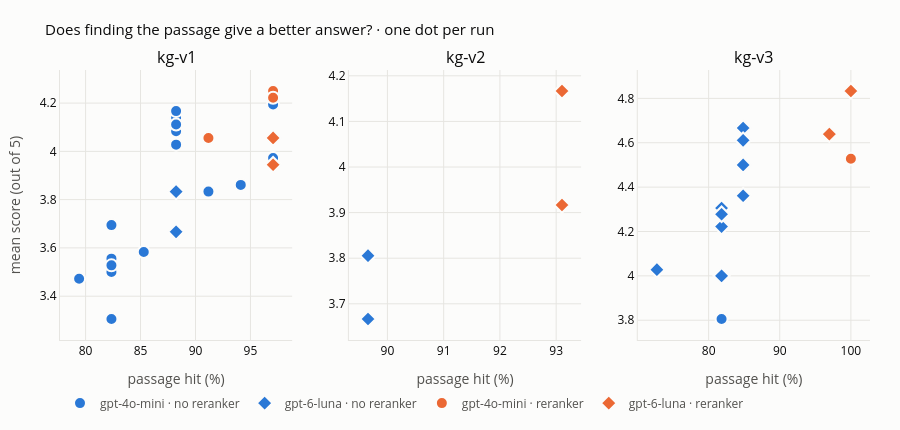

Notebook cell for this chart:
### Markdown cell above
### Passage hit against score

Does retrieving the answering passage translate into a better answer? Dots far below the trend found the passage and still answered poorly — an answering problem, not a retrieval one.

### Code cell
def passage_vs_score() -> go.Figure:
    fig = make_subplots(rows=1, cols=len(QUESTION_SETS), subplot_titles=QUESTION_SETS, horizontal_spacing=0.07)
    shown = set()
    for col, version in enumerate(QUESTION_SETS, start=1):
        panel = runs_all[runs_all["question_set"] == version]
        for (reranked, llm), group in panel.groupby(["reranked", "llm"]):
            key = (reranked, llm)
            fig.add_trace(go.Scatter(
                x=100 * group["passage_rate"], y=group["score"], mode="markers",
                marker=dict(color=RERANK_COLOR[reranked], symbol=MODEL_SYMBOL.get(llm, "square"), size=12,
                            line=dict(color=SURFACE, width=2)),
                name=f"{llm} · {'reranker' if reranked else 'no reranker'}", legendgroup=str(key),
                showlegend=key not in shown, customdata=group[["config", "passages", "with_quotes"]],
                hovertemplate="%{customdata[0]}<br>passages %{customdata[1]}/%{customdata[2]} · score %{y:.2f}<extra></extra>",
            ), row=1, col=col)
            shown.add(key)
        fig.update_xaxes(title_text="passage hit (%)", row=1, col=col)
    fig.update_yaxes(title_text="mean score (out of 5)", row=1, col=1)
    fig.update_layout(title=dict(text="Does finding the passage give a better answer? · one dot per run", font_size=15))
    return styled(fig, 430)


passage_vs_score().show()

### Figure 1 — Plotly figure (JSON) as saved in the notebook; plotly's stock layout.template omitted (floating-point values rounded to 4 significant figures)
{"data": [{"customdata": [["gpt-4o-mini · text-embedding-3-small · 1000/200 · k=5 · no reranker", 29, 34], ["gpt-4o-mini · text-embedding-3-small · 1000/200 · k=7 · no reranker", 30, 34], ["gpt-4o-mini · text-embedding-3-small · 1000/200 · k=10 · no reranker", 30, 34], ["gpt-4o-mini · text-embedding-3-small · 1000/200 · k=20 · no reranker", 33, 34], ["gpt-4o-mini · text-embedding-3-small · 1000/200 · k=7 · no reranker", 30, 34], ["gpt-4o-mini · text-embedding-3-small · 500/100 · k=7 · no reranker", 28, 34], ["gpt-4o-mini · text-embedding-3-small · 1500/300 · k=7 · no reranker", 28, 34], ["gpt-4o-mini · text-embedding-3-small · 1000/200 · k=7 · no reranker", 30, 34], ["gpt-4o-mini · text-embedding-3-small · 500/100 · k=7 · no reranker", 28, 34], ["gpt-4o-mini · text-embedding-3-small · 1500/300 · k=7 · no reranker", 28, 34], ["gpt-4o-mini · text-embedding-3-small · 1000/200 · k=10 · no reranker", 30, 34], ["gpt-4o-mini · text-embedding-3-small · 500/100 · k=10 · no reranker", 27, 34], ["gpt-4o-mini · text-embedding-3-small · 1500/300 · k=10 · no reranker", 31, 34], ["gpt-4o-mini · text-embedding-3-small · 1000/200 · k=20 · no reranker", 33, 34], ["gpt-4o-mini · text-embedding-3-small · 500/100 · k=20 · no reranker", 28, 34], ["gpt-4o-mini · text-embedding-3-small · 1500/300 · k=20 · no reranker", 32, 34]], "hovertemplate": "%{customdata[0]}<br>passages %{customdata[1]}/%{customdata[2]} · score %{y:.2f}<extra></extra>", "legendgroup": "(False, 'gpt-4o-mini')", "marker": {"color": "#2a78d6", "line": {"color": "#fcfcfb", "width": 2}, "size": 12, "symbol": "circle"}, "mode": "markers", "name": "gpt-4o-mini · no reranker", "showlegend": true, "type": "scatter", "x": [85.29, 88.24, 88.24, 97.06, 88.24, 82.35, 82.35, 88.24, 82.35, 82.35, 88.24, 79.41, 91.18, 97.06, 82.35, 94.12], "xaxis": "x", "y": [3.583, 4.083, 4.139, 3.972, 4.167, 3.306, 3.5, 4.028, 3.556, 3.528, 4.111, 3.472, 3.833, 4.194, 3.694, 3.861], "yaxis": "y"}, {"customdata": [["gpt-6-luna · text-embedding-3-small · 1000/200 · k=7 · no reranker", 30, 34], ["gpt-6-luna · text-embedding-3-small · 1000/200 · k=7 · no reranker", 30, 34]], "hovertemplate": "%{customdata[0]}<br>passages %{customdata[1]}/%{customdata[2]} · score %{y:.2f}<extra></extra>", "legendgroup": "(False, 'gpt-6-luna')", "marker": {"color": "#2a78d6", "line": {"color": "#fcfcfb", "width": 2}, "size": 12, "symbol": "diamond"}, "mode": "markers", "name": "gpt-6-luna · no reranker", "showlegend": true, "type": "scatter", "x": [88.24, 88.24], "xaxis": "x", "y": [3.667, 3.833], "yaxis": "y"}, {"customdata": [["gpt-4o-mini · text-embedding-3-small · 1000/200 · k=5 · rerank-3-lite", 31, 34], ["gpt-4o-mini · text-embedding-3-small · 1000/200 · k=7 · rerank-3-lite", 33, 34], ["gpt-4o-mini · text-embedding-3-small · 1000/200 · k=10 · rerank-3-lite", 33, 34]], "hovertemplate": "%{customdata[0]}<br>passages %{customdata[1]}/%{customdata[2]} · score %{y:.2f}<extra></extra>", "legendgroup": "(True, 'gpt-4o-mini')", "marker": {"color": "#eb6834", "line": {"color": "#fcfcfb", "width": 2}, "size": 12, "symbol": "circle"}, "mode": "markers", "name": "gpt-4o-mini · reranker", "showlegend": true, "type": "scatter", "x": [91.18, 97.06, 97.06], "xaxis": "x", "y": [4.056, 4.25, 4.222], "yaxis": "y"}, {"customdata": [["gpt-6-luna · text-embedding-3-small · 1000/200 · k=7 · rerank-3-lite", 33, 34], ["gpt-6-luna · text-embedding-3-small · 1000/200 · k=7 · rerank-3-lite", 33, 34]], "hovertemplate": "%{customdata[0]}<br>passages %{customdata[1]}/%{customdata[2]} · score %{y:.2f}<extra></extra>", "legendgroup": "(True, 'gpt-6-luna')", "marker": {"color": "#eb6834", "line": {"color": "#fcfcfb", "width": 2}, "size": 12, "symbol": "diamond"}, "mode": "markers", "name": "gpt-6-luna · reranker", "showlegend": true, "type": "scatter", "x": [97.06, 97.06], "xaxis": "x", "y": [4.056, 3.944], "yaxis": "y"}, {"customdata": [["gpt-6-luna · text-embedding-3-small · 1000/200 · k=7 · no reranker", 26, 29], ["gpt-6-luna · text-embedding-3-small · 1000/200 · k=7 · no reranker", 26, 29]], "hovertemplate": "%{customdata[0]}<br>passages %{customdata[1]}/%{customdata[2]} · score %{y:.2f}<extra></extra>", "legendgroup": "(False, 'gpt-6-luna')", "marker": {"color": "#2a78d6", "line": {"color": "#fcfcfb", "width": 2}, "size": 12, "symbol": "diamond"}, "mode": "markers", "name": "gpt-6-luna · no reranker", "showlegend": false, "type": "scatter", "x": [89.66, 89.66], "xaxis": "x2", "y": [3.667, 3.806], "yaxis": "y2"}, {"customdata": [["gpt-6-luna · text-embedding-3-small · 1000/200 · k=7 · rerank-3-lite", 27, 29], ["gpt-6-luna · text-embedding-3-small · 1000/200 · k=7 · rerank-3-lite", 27, 29]], "hovertemplate": "%{customdata[0]}<br>passages %{customdata[1]}/%{customdata[2]} · score %{y:.2f}<extra></extra>", "legendgroup": "(True, 'gpt-6-luna')", "marker": {"color": "#eb6834", "line": {"color": "#fcfcfb", "width": 2}, "size": 12, "symbol": "diamond"}, "mode": "markers", "name": "gpt-6-luna · reranker", "showlegend": false, "type": "scatter", "x": [93.1, 93.1], "xaxis": "x2", "y": [3.917, 4.167], "yaxis": "y2"}, {"customdata": [["gpt-4o-mini · text-embedding-3-small · 1000/200 · k=7 · no reranker", 27, 33]], "hovertemplate": "%{customdata[0]}<br>passages %{customdata[1]}/%{customdata[2]} · score %{y:.2f}<extra></extra>", "legendgroup": "(False, 'gpt-4o-mini')", "marker": {"color": "#2a78d6", "line": {"color": "#fcfcfb", "width": 2}, "size": 12, "symbol": "circle"}, "mode": "markers", "name": "gpt-4o-mini · no reranker", "showlegend": false, "type": "scatter", "x": [81.82], "xaxis": "x3", "y": [3.806], "yaxis": "y3"}, {"customdata": [["gpt-6-luna · text-embedding-3-small · 1000/200 · k=7 · no reranker", 27, 33], ["gpt-6-luna · text-embedding-3-small · 1000/200 · k=7 · no reranker", 27, 33], ["gpt-6-luna · pplx-embed-v1-0.6b · 1000/200 · k=7 · no reranker", 28, 33], ["gpt-6-luna · qwen3-embedding-8b · 1000/200 · k=7 · no reranker", 28, 33], ["gpt-6-luna · bge-m3 · 1000/200 · k=7 · no reranker", 27, 33], ["gpt-6-luna · titan-embed-text-v2 · 1000/200 · k=7 · no reranker", 24, 33], ["gpt-6-luna · voyage-4 · 1000/200 · k=7 · no reranker", 28, 33], ["gpt-6-luna · gemini-embedding-001 · 1000/200 · k=7 · no reranker", 27, 33], ["gpt-6-luna · nemotron-3.5-embed-1b:free · 1000/200 · k=7 · no reranker", 27, 33], ["gpt-6-luna · qwen3-embedding-8b · 1000/200 · k=7 · no reranker", 28, 33]], "hovertemplate": "%{customdata[0]}<br>passages %{customdata[1]}/%{customdata[2]} · score %{y:.2f}<extra></extra>", "legendgroup": "(False, 'gpt-6-luna')", "marker": {"color": "#2a78d6", "line": {"color": "#fcfcfb", "width": 2}, "size": 12, "symbol": "diamond"}, "mode": "markers", "name": "gpt-6-luna · no reranker", "showlegend": false, "type": "scatter", "x": [81.82, 81.82, 84.85, 84.85, 81.82, 72.73, 84.85, 81.82, 81.82, 84.85], "xaxis": "x3", "y": [4.0, 4.222, 4.361, 4.667, 4.306, 4.028, 4.5, 4.278, 4.0, 4.611], "yaxis": "y3"}, {"customdata": [["gpt-4o-mini · text-embedding-3-small · 1000/200 · k=7 · rerank-3-lite", 33, 33]], "hovertemplate": "%{customdata[0]}<br>passages %{customdata[1]}/%{customdata[2]} · score %{y:.2f}<extra></extra>", "legendgroup": "(True, 'gpt-4o-mini')", "marker": {"color": "#eb6834", "line": {"color": "#fcfcfb", "width": 2}, "size": 12, "symbol": "circle"}, "mode": "markers", "name": "gpt-4o-mini · reranker", "showlegend": false, "type": "scatter", "x": [100.0], "xaxis": "x3", "y": [4.528], "yaxis": "y3"}, {"customdata": [["gpt-6-luna · text-embedding-3-small · 1000/200 · k=7 · rerank-3-lite", 33, 33], ["gpt-6-luna · qwen3-embedding-8b · 1000/200 · k=7 · rerank-3-lite", 32, 33]], "hovertemplate": "%{customdata[0]}<br>passages %{customdata[1]}/%{customdata[2]} · score %{y:.2f}<extra></extra>", "legendgroup": "(True, 'gpt-6-luna')", "marker": {"color": "#eb6834", "line": {"color": "#fcfcfb", "width": 2}, "size": 12, "symbol": "diamond"}, "mode": "markers", "name": "gpt-6-luna · reranker", "showlegend": false, "type": "scatter", "x": [100.0, 96.97], "xaxis": "x3", "y": [4.833, 4.639], "yaxis": "y3"}], "layout": {"annotations": [{"font": {"color": "#0b0b0b", "size": 16}, "showarrow": false, "text": "kg-v1", "x": 0.1433, "xanchor": "center", "xref": "paper", "y": 1, "yanchor": "bottom", "yref": "paper"}, {"font": {"color": "#0b0b0b", "size": 16}, "showarrow": false, "text": "kg-v2", "x": 0.5, "xanchor": "center", "xref": "paper", "y": 1, "yanchor": "bottom", "yref": "paper"}, {"font": {"color": "#0b0b0b", "size": 16}, "showarrow": false, "text": "kg-v3", "x": 0.8567, "xanchor": "center", "xref": "paper", "y": 1, "yanchor": "bottom", "yref": "paper"}], "font": {"color": "#0b0b0b", "size": 12}, "height": 430, "hoverlabel": {"bgcolor": "white", "font": {"color": "#0b0b0b"}}, "legend": {"font": {"color": "#52514e"}, "orientation": "h", "x": 0, "y": -0.18}, "margin": {"b": 50, "l": 60, "r": 30, "t": 70}, "paper_bgcolor": "#fcfcfb", "plot_bgcolor": "#fcfcfb", "title": {"font": {"size": 15}, "text": "Does finding the passage give a better answer? · one dot per run"}, "xaxis": {"anchor": "y", "domain": [0, 0.2867], "gridcolor": "#e6e5e1", "linecolor": "#e6e5e1", "title": {"font": {"color": "#52514e"}, "text": "passage hit (%)"}, "zeroline": false}, "xaxis2": {"anchor": "y2", "domain": [0.3567, 0.6433], "gridcolor": "#e6e5e1", "linecolor": "#e6e5e1", "title": {"font": {"color": "#52514e"}, "text": "passage hit (%)"}, "zeroline": false}, "xaxis3": {"anchor": "y3", "domain": [0.7133, 1], "gridcolor": "#e6e5e1", "linecolor": "#e6e5e1", "title": {"font": {"color": "#52514e"}, "text": "passage hit (%)"}, "zeroline": false}, "yaxis": {"anchor": "x", "domain": [0, 1], "gridcolor": "#e6e5e1", "linecolor": "#e6e5e1", "title": {"font": {"color": "#52514e"}, "text": "mean score (out of 5)"}, "zeroline": false}, "yaxis2": {"anchor": "x2", "domain": [0, 1], "gridcolor": "#e6e5e1", "linecolor": "#e6e5e1", "title": {"font": {"color": "#52514e"}}, "zeroline": false}, "yaxis3": {"anchor": "x3", "domain": [0, 1], "gridcolor": "#e6e5e1", "linecolor": "#e6e5e1", "title": {"font": {"color": "#52514e"}}, "zeroline": false}}}
